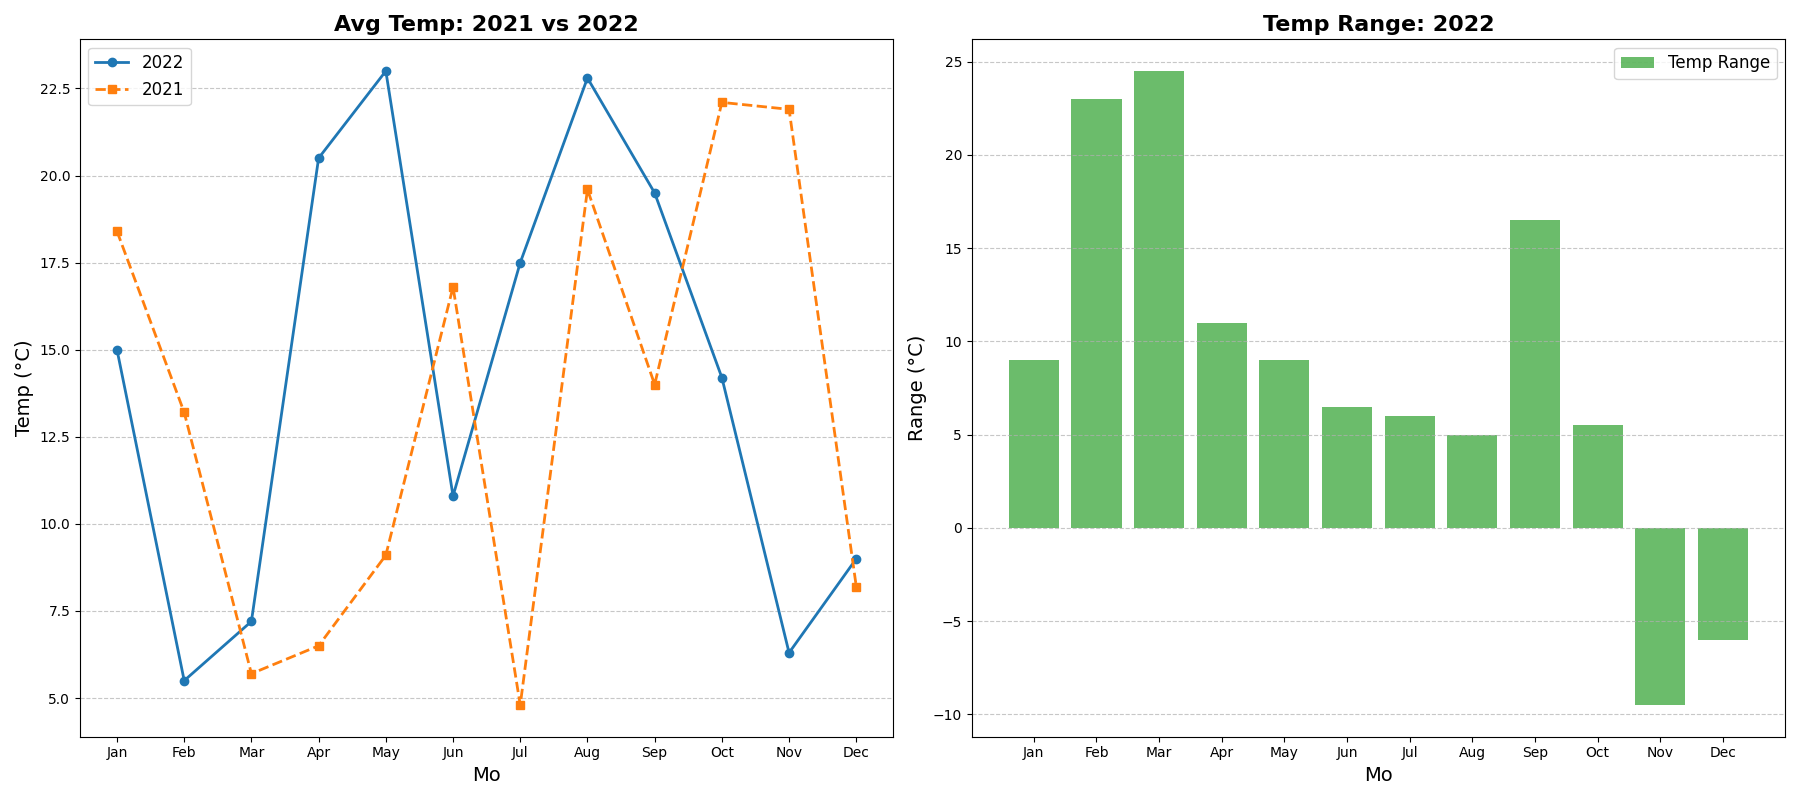

Here is the Python script that generated this plot:
import matplotlib.pyplot as plt
import numpy as np

months = np.arange(1, 13)

avg_temperatures_2022 = np.array([15.0, 5.5, 7.2, 20.5, 23.0, 10.8, 17.5, 22.8, 19.5, 14.2, 6.3, 9.0])
avg_temperatures_2021 = np.array([18.4, 13.2, 5.7, 6.5, 9.1, 16.8, 4.8, 19.6, 14.0, 22.1, 21.9, 8.2])

high_temperatures_2022 = np.array([20.0, 26.0, 29.0, 17.5, 24.0, 10.0, 12.0, 15.0, 28.5, 22.5, 8.0, 9.0])
low_temperatures_2022 = np.array([11.0, 3.0, 4.5, 6.5, 15.0, 3.5, 6.0, 10.0, 12.0, 17.0, 17.5, 15.0])

temperature_range_2022 = high_temperatures_2022 - low_temperatures_2022

fig, (ax1, ax2) = plt.subplots(1, 2, figsize=(18, 8))

ax1.plot(months, avg_temperatures_2022, marker='o', linestyle='-', color='#1f77b4', linewidth=2, label='2022')
ax1.plot(months, avg_temperatures_2021, marker='s', linestyle='--', color='#ff7f0e', linewidth=2, label='2021')

ax1.set_title('Avg Temp: 2021 vs 2022', fontsize=16, fontweight='bold')
ax1.set_xlabel('Mo', fontsize=14)
ax1.set_ylabel('Temp (°C)', fontsize=14)

ax1.set_xticks(months)
ax1.set_xticklabels(['Jan', 'Feb', 'Mar', 'Apr', 'May', 'Jun', 'Jul', 'Aug', 'Sep', 'Oct', 'Nov', 'Dec'])

ax1.grid(axis='y', linestyle='--', alpha=0.7)
ax1.legend(loc='upper left', fontsize=12)

ax2.bar(months, temperature_range_2022, color='#2ca02c', label='Temp Range', alpha=0.7)

ax2.set_title('Temp Range: 2022', fontsize=16, fontweight='bold')
ax2.set_xlabel('Mo', fontsize=14)
ax2.set_ylabel('Range (°C)', fontsize=14)

ax2.set_xticks(months)
ax2.set_xticklabels(['Jan', 'Feb', 'Mar', 'Apr', 'May', 'Jun', 'Jul', 'Aug', 'Sep', 'Oct', 'Nov', 'Dec'])

ax2.grid(axis='y', linestyle='--', alpha=0.7)
ax2.legend(loc='upper right', fontsize=12)

plt.tight_layout()
plt.show()
